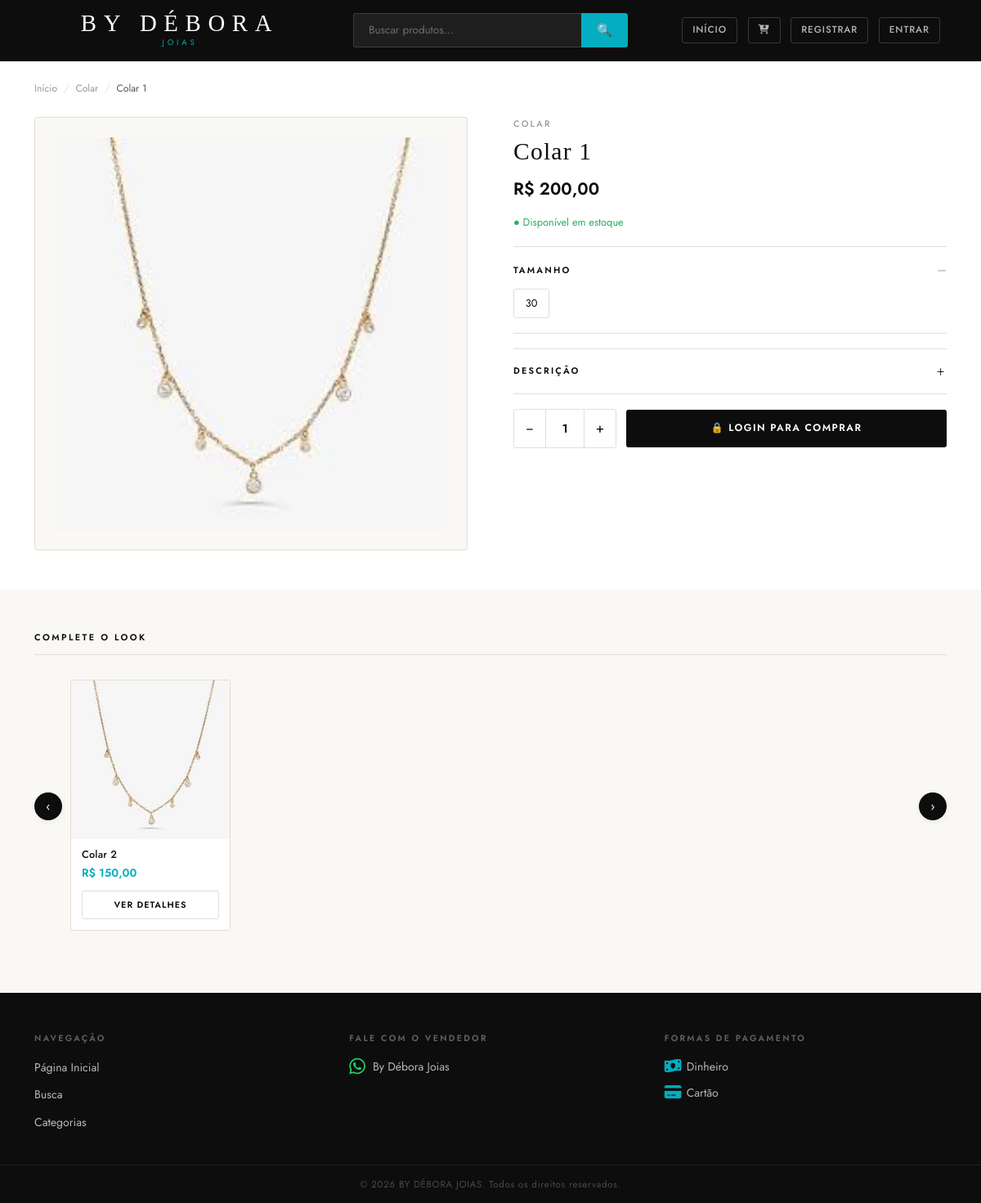
Screenshot of /produto/1/ with the database file from the repository.
### produtos/models.py (models this page shows, shortened)
class Produto(models.Model):
    nome = models.CharField(max_length=255)
    descricao = models.TextField()
    preco = models.DecimalField(max_digits=10, decimal_places=2)
    imagem = models.ImageField(upload_to='produtos/')
    categoria = models.ForeignKey(
        Categoria,
        on_delete=models.CASCADE,
        related_name='produtos'
    )
    disponivel = models.BooleanField(default=True)
    tamanhos = models.ManyToManyField(
        Tamanho,
        blank=True,
        related_name='produtos',
        verbose_name='Tamanhos disponíveis',
        help_text='Selecione os tamanhos disponíveis para este produto'
    )
    def tem_tamanhos(self):
        return self.tamanhos.exists()
    class Meta:
        verbose_name = 'Produto'
        verbose_name_plural = 'Produtos'
        ordering = ['nome']

class Categoria(models.Model):
    nome = models.CharField(max_length=100)
    imagem = models.ImageField(
        upload_to='categorias/',
        null=True,
        blank=True
    )
    class Meta:
        verbose_name = 'Categoria'
        verbose_name_plural = 'Categorias'
        ordering = ['nome']

class Tamanho(models.Model):
    TIPO_CHOICES = [
        ('anel',     'Anel (número)'),
        ('colar',    'Colar (cm)'),
        ('pulseira', 'Pulseira (cm)'),
        ('brinco',   'Brinco (tamanho)'),
        ('geral',    'Geral (P/M/G)'),
    ]
    valor = models.CharField(
        max_length=20,
        verbose_name='Valor',
        help_text='Ex: 15, 17, 19 (para colares/pulseiras) ou P, M, G'
    )
    tipo = models.CharField(
        max_length=20,
        choices=TIPO_CHOICES,
        default='geral',
        verbose_name='Tipo'
    )
    class Meta:
        verbose_name = 'Tamanho'
        verbose_name_plural = 'Tamanhos'
        ordering = ['tipo', 'valor']
        unique_together = ('valor', 'tipo')

### produtos/views.py (the view)
# urls.py: path('produto/<int:produto_id>/', views.produto_detalhe, name='produto_detalhe'),
def produto_detalhe(request, produto_id):
    produto = get_object_or_404(Produto, id=produto_id)
    produtos_relacionados = Produto.objects.filter(
        categoria = produto.categoria
    ).exclude(id = produto.id)[:4]
    cart_obj, new_obj = Cart.objects.new_or_get(request)
    context = {
        'produto': produto,
        'produtos_relacionados': produtos_relacionados,
        'cart': cart_obj,  # ADICIONE ESTA LINHA
    }
    return render(request, 'produtos_detalhes.html', context)

### cart/context_processors.py (called while the page is built)
def whatsapp(request):
    return {'WHATSAPP_NUMBER': settings.WHATSAPP_NUMBER}

### cart/models.py (called while the page is built)
    def new_or_get(self, request):
        user = request.user
        if user.is_authenticated:
            cart, created = self.get_queryset().get_or_create(user=user)
            return cart, created
        return Cart(), False

### produtos/templates/produtos_detalhes.html (shortened to what this page needs)
{% extends "base.html" %}
{% block content %}
<div class="container pt-4 pb-2">
    <nav aria-label="breadcrumb">
        <ol class="breadcrumb detail-breadcrumb">
            <li class="breadcrumb-item"><a href="{% url 'index' %}">Início</a></li>
            <li class="breadcrumb-item"><a href="{% url 'index' %}?categoria={{ produto.categoria.id }}">{{ produto.categoria.nome }}</a></li>
            <li class="breadcrumb-item active">{{ produto.nome }}</li>
        </ol>
    </nav>
</div>
<div class="container pb-5">
    <div class="detail-layout">
        <div class="detail-image-col">
            <div class="detail-image-wrap">
                {% if produto.imagem %}
                <img src="{{ produto.imagem.url }}" alt="{{ produto.nome }}" class="detail-main-image">
                {% else %}
                <div class="detail-main-image detail-image-placeholder"><span>💎</span></div>
                {% endif %}
            </div>
        </div>
        <div class="detail-info-col">
            <p class="detail-category-label">{{ produto.categoria.nome }}</p>
            <h1 class="detail-product-name">{{ produto.nome }}</h1>
            <div class="detail-price">R$ {{ produto.preco }}</div>
            <div class="detail-availability">
                {% if produto.disponivel %}
                <span class="detail-available">● Disponível em estoque</span>
                {% else %}
                <span class="detail-unavailable">● Indisponível no momento</span>
                {% endif %}
            </div>
            <div class="detail-divider"></div>
            {% if produto.tem_tamanhos %}
            <div class="detail-size-section">
                <div class="detail-size-header">
                    <span class="detail-section-label">TAMANHO</span>
                    <span class="detail-size-selected" id="size-selected">—</span>
                </div>
                <div class="detail-size-options" id="size-options">
                    {% for tam in produto.tamanhos.all %}
                    <button class="detail-size-btn" data-size="{{ tam.valor }}">
                        {{ tam.valor }}
                    </button>
                    {% endfor %}
                </div>
            </div>
            <div class="detail-divider"></div>
            {% endif %}
            <div class="detail-divider"></div>
            <div class="detail-description">
                <button class="detail-accordion-btn" id="desc-btn"
                    onclick="toggleAccordion('desc-body','desc-btn')">
                    <span>DESCRIÇÃO</span>
                    <span class="detail-accordion-icon">+</span>
                </button>
            </div>
            <div class="detail-divider"></div>
            <form method='POST' action='{% url "carts:update" %}'>
                <div class="detail-qty-wrap">
                    <div class="detail-qty-control">
                        <button type="button" class="detail-qty-btn btn-quantity-minus">−</button>
                        <input type="number" name="quantity" value="1" min="1" max="10"
                            class="detail-qty-input quantity-input" readonly>
                        <button type="button" class="detail-qty-btn btn-quantity-plus">+</button>
                    </div>
                    {% if not user.is_authenticated %}
                    <button type="button" class="detail-add-btn"
                        data-bs-toggle="modal" data-bs-target="#loginModal">
                        🔒 Login para Comprar
                    </button>
                    {% else %}
                    <button type="submit" class="detail-add-btn">
                        Adicionar à Sacola
                    </button>
                    {% endif %}
                </div>
            </form>
        </div>
    </div>
</div>
{% if produtos_relacionados %}
<section class="complete-look-section">
    <div class="container">
        <div class="complete-look-header">
            <h2 class="complete-look-title">Complete o Look</h2>
        </div>
        <div class="complete-look-divider"></div>
        <div class="complete-look-carousel-wrap">
            <button class="look-scroll-btn look-prev-btn">‹</button>
            <div class="complete-look-list" id="completeLookList">
                {% for produto_rel in produtos_relacionados %}
                <div class="look-card">
                    <a href="{% url 'produto_detalhe' produto_rel.id %}" class="look-card-image-link">
                        {% if produto_rel.imagem %}
                        <img src="{{ produto_rel.imagem.url }}" alt="{{ produto_rel.nome }}" class="look-card-image">
                        {% else %}
                        <div class="look-card-image look-card-placeholder">💎</div>
                        {% endif %}
                    </a>
                    <div class="look-card-body">
                        <a href="{% url 'produto_detalhe' produto_rel.id %}" class="look-card-name">
                            {{ produto_rel.nome }}
                        </a>
                        <p class="look-card-price">R$ {{ produto_rel.preco }}</p>
                        <a href="{% url 'produto_detalhe' produto_rel.id %}" class="look-card-btn">
                            Ver Detalhes
                        </a>
                    </div>
                </div>
                {% endfor %}
            </div>
            <button class="look-scroll-btn look-next-btn">›</button>
        </div>
    </div>
</section>
{% endif %}
{% endblock %}

### rows the page displays
Produto: categoria.nome "Colar", nome "Colar 1", imagem (picture), categoria.nome "COLAR", preco "200,00"
Tamanho: valor "30"
Produto: imagem (picture), nome "Colar 2", preco "150,00"
